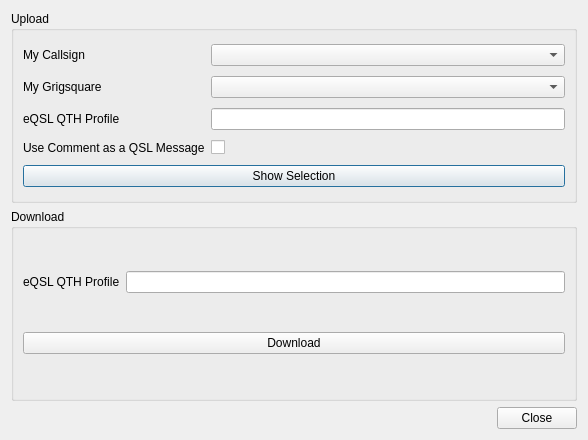
<?xml version="1.0" encoding="UTF-8"?>
<ui version="4.0">
 <class>EqslDialog</class>
 <widget class="QDialog" name="EqslDialog">
  <property name="geometry">
   <rect>
    <x>0</x>
    <y>0</y>
    <width>588</width>
    <height>440</height>
   </rect>
  </property>
  <property name="windowTitle">
   <string>eQSL</string>
  </property>
  <layout class="QVBoxLayout" name="verticalLayout">
   <item>
    <widget class="QGroupBox" name="groupBox">
     <property name="title">
      <string>Upload</string>
     </property>
     <layout class="QGridLayout" name="gridLayout_2">
      <item row="1" column="1">
       <widget class="QLabel" name="myGridLabel">
        <property name="text">
         <string>My Grigsquare</string>
        </property>
       </widget>
      </item>
      <item row="5" column="1" colspan="3">
       <widget class="QPushButton" name="showButton">
        <property name="text">
         <string>Show Selection</string>
        </property>
       </widget>
      </item>
      <item row="3" column="2">
       <widget class="QCheckBox" name="uploadcommentCheck">
        <property name="text">
         <string/>
        </property>
       </widget>
      </item>
      <item row="0" column="1">
       <widget class="QLabel" name="myCallsignLabel">
        <property name="text">
         <string>My Callsign</string>
        </property>
       </widget>
      </item>
      <item row="3" column="1">
       <widget class="QLabel" name="uploadcommentLabel">
        <property name="text">
         <string>Use Comment as a QSL Message</string>
        </property>
       </widget>
      </item>
      <item row="1" column="2" colspan="2">
       <widget class="QComboBox" name="myGridCombo"/>
      </item>
      <item row="0" column="2" colspan="2">
       <widget class="QComboBox" name="myCallsignCombo"/>
      </item>
      <item row="2" column="1">
       <widget class="QLabel" name="qthProfileUploadLabel">
        <property name="text">
         <string>eQSL QTH Profile</string>
        </property>
       </widget>
      </item>
      <item row="2" column="2" colspan="2">
       <widget class="QLineEdit" name="qthProfileUploadEdit"/>
      </item>
     </layout>
    </widget>
   </item>
   <item>
    <widget class="QGroupBox" name="groupBox_2">
     <property name="title">
      <string>Download</string>
     </property>
     <layout class="QGridLayout" name="gridLayout">
      <item row="1" column="0" colspan="2">
       <widget class="QPushButton" name="downloadButton">
        <property name="text">
         <string>Download</string>
        </property>
       </widget>
      </item>
      <item row="0" column="0">
       <widget class="QLabel" name="qthProfileLabel">
        <property name="text">
         <string>eQSL QTH Profile</string>
        </property>
       </widget>
      </item>
      <item row="0" column="1">
       <widget class="QLineEdit" name="qthProfileEdit"/>
      </item>
     </layout>
    </widget>
   </item>
   <item>
    <widget class="QDialogButtonBox" name="buttonBox">
     <property name="orientation">
      <enum>Qt::Horizontal</enum>
     </property>
     <property name="standardButtons">
      <set>QDialogButtonBox::Close</set>
     </property>
    </widget>
   </item>
  </layout>
 </widget>
 <resources/>
 <connections>
  <connection>
   <sender>buttonBox</sender>
   <signal>accepted()</signal>
   <receiver>EqslDialog</receiver>
   <slot>accept()</slot>
   <hints>
    <hint type="sourcelabel">
     <x>248</x>
     <y>254</y>
    </hint>
    <hint type="destinationlabel">
     <x>157</x>
     <y>274</y>
    </hint>
   </hints>
  </connection>
  <connection>
   <sender>buttonBox</sender>
   <signal>rejected()</signal>
   <receiver>EqslDialog</receiver>
   <slot>reject()</slot>
   <hints>
    <hint type="sourcelabel">
     <x>316</x>
     <y>260</y>
    </hint>
    <hint type="destinationlabel">
     <x>286</x>
     <y>274</y>
    </hint>
   </hints>
  </connection>
  <connection>
   <sender>downloadButton</sender>
   <signal>pressed()</signal>
   <receiver>EqslDialog</receiver>
   <slot>download()</slot>
   <hints>
    <hint type="sourcelabel">
     <x>242</x>
     <y>323</y>
    </hint>
    <hint type="destinationlabel">
     <x>242</x>
     <y>210</y>
    </hint>
   </hints>
  </connection>
  <connection>
   <sender>showButton</sender>
   <signal>clicked()</signal>
   <receiver>EqslDialog</receiver>
   <slot>upload()</slot>
   <hints>
    <hint type="sourcelabel">
     <x>242</x>
     <y>152</y>
    </hint>
    <hint type="destinationlabel">
     <x>242</x>
     <y>210</y>
    </hint>
   </hints>
  </connection>
  <connection>
   <sender>myCallsignCombo</sender>
   <signal>currentIndexChanged(QString)</signal>
   <receiver>EqslDialog</receiver>
   <slot>uploadCallsignChanged(QString)</slot>
   <hints>
    <hint type="sourcelabel">
     <x>317</x>
     <y>70</y>
    </hint>
    <hint type="destinationlabel">
     <x>242</x>
     <y>210</y>
    </hint>
   </hints>
  </connection>
 </connections>
 <slots>
  <slot>download()</slot>
  <slot>upload()</slot>
  <slot>uploadCallsignChanged(QString)</slot>
 </slots>
</ui>
